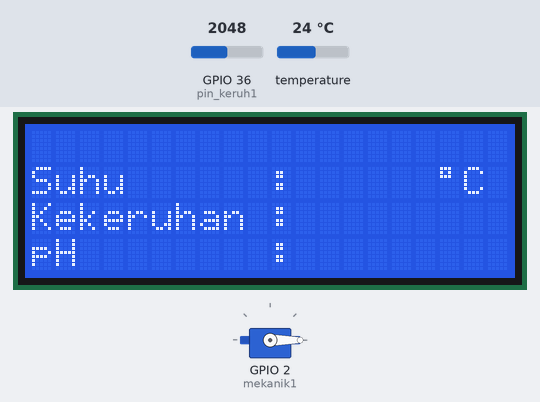
Bench run of a sketch on a simulated ESP32. Shown: 20×4 character LCD, servo. Inputs (shaded band) come from the test bench; at power-on: temperature 24 °C, GPIO 36 (pin_keruh1) = 2048. The local clock reads 2024-03-15 10:24:30 at power-on unless the sketch sets it; what the sketch prints to the serial monitor is not drawn.

Above: at 4.3 s.
4.4 s: temperature set to 12 °C
At 5.5 s:
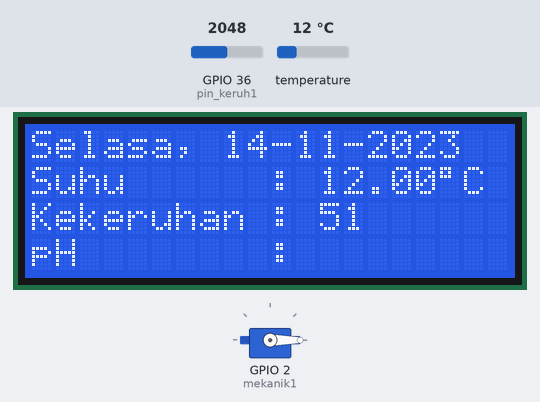
7.0 s: GPIO 36 (pin_keruh1) set to 2866
10.0 s: temperature set to 19 °C
At 11.0 s:
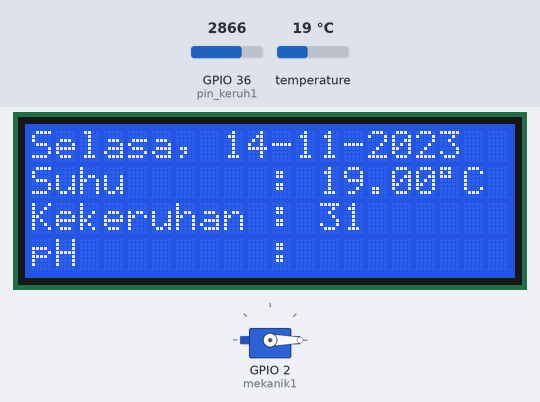
12.6 s: GPIO 36 (pin_keruh1) set to 3603
At 14.3 s:
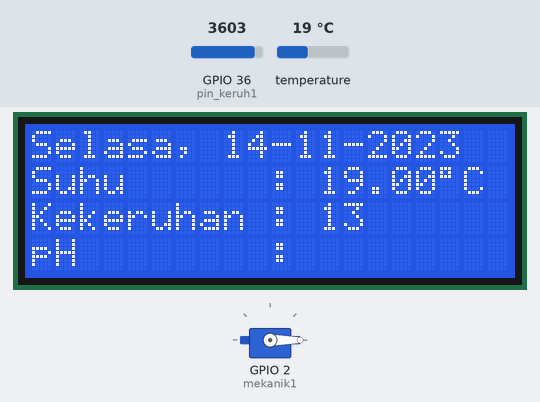
15.4 s: temperature set to 28 °C
At 16.5 s:
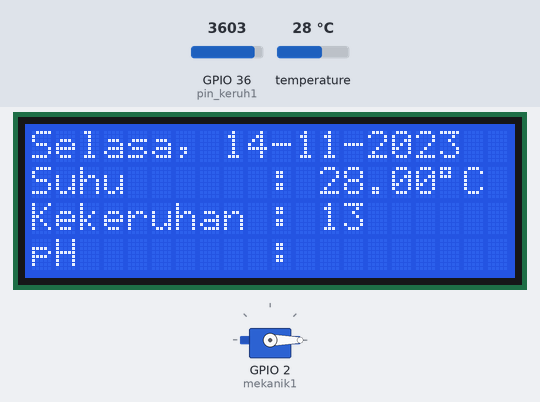
18.0 s: GPIO 36 (pin_keruh1) set to 2047
At 19.7 s:
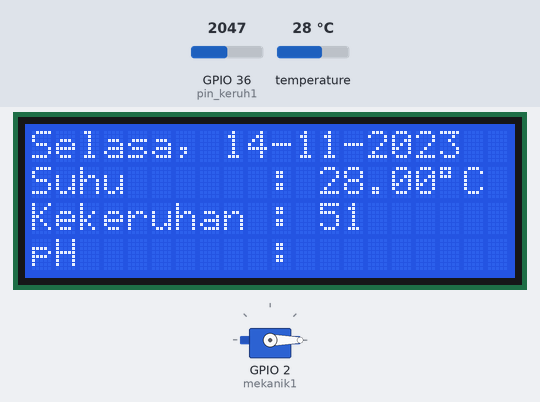
Timing chart, 0 to 21.2 s (numbered marks = the images above; inputs shaded):
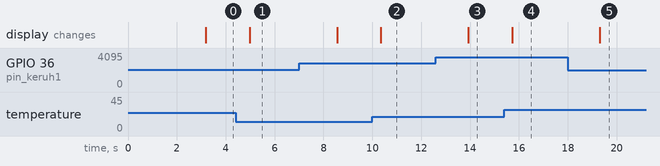

Measured:
- after the input at 4.4 s, the display: changes after 0.57 s (image 1)
- after the input at 10.0 s, the display: changes after 0.35 s (image 2)
- after the input at 12.6 s, the display: changes after 1.3 s (image 3)
- after the input at 15.4 s, the display: changes after 0.32 s (image 4)
- after the input at 18.0 s, the display: changes after 1.3 s (image 5)

The sketch:

test_keruh.ino
```cpp
#include <Wire.h>
#include <LiquidCrystal_I2C.h>
#include "RTClib.h"
#include <ESP32Servo.h>
#include <OneWire.h>
#include <DallasTemperature.h>

LiquidCrystal_I2C lcd(0x27, 20, 4);

// RTC DS3231
RTC_DS3231 rtc;

char dataHari[7][12] = {"Minggu", "Senin", "Selasa", "Rabu", "Kamis", "Jumat", "Sabtu"};
String hari;
int tanggal, bulan, tahun, jam, menit, detik;

// Servo
Servo mekanik1;

// Sensor Suhu DS18B20
#define ONE_WIRE_BUS1 5

// Inisialisasi objek OneWire dan DallasTemperature
OneWire oneWire1(ONE_WIRE_BUS1);
DallasTemperature sensorSuhu1(&oneWire1);

float suhukolam1;

// Sensor Turbidity SEN0189
const int pin_keruh1 = 36;

int nilai_analog_keruh1;
int kolam1;
int keruhkolam1;

void setup() {
  // put your setup code here, to run once:
  Serial.begin(9600);

  // Sensor
  sensorSuhu1.begin();
  pinMode(pin_keruh1, INPUT);

  Wire.begin(21, 22);
  lcd.init();
  lcd.backlight();

  if (! rtc.begin()) {
    Serial.println("RTC Tidak Ditemukan");
    Serial.flush();
    abort();
  }

  rtc.adjust(DateTime(F(__DATE__), F(__TIME__)));

  // Aktuator
  mekanik1.attach(2); // Hubungkan servo ke pin D2 pada ESP32
  mekanik1.write(0);

  lcd.setCursor(5, 0);
  lcd.print("WELCOME!!!");
  lcd.setCursor(2, 1);
  lcd.print("SMART AQUACULTURE");
  lcd.setCursor(0, 2);
  lcd.print("CONTROL & MONITORING");
  lcd.setCursor(2, 3);
  lcd.print("FOR WATER QUALITY");
  delay(3000);
  lcd.clear();

  lcd.setCursor(0, 1);
  lcd.print("Suhu      :  ");
  lcd.setCursor (17, 1);
  lcd.print ((char)223);
  lcd.print ("C");
  lcd.setCursor(0, 2);
  lcd.print("Kekeruhan : ");
  lcd.setCursor(0, 3);
  lcd.print("pH        :   ");
}

void loop() {
  // put your main code here, to run repeatedly.

  bacartc();

  if (jam == 19 && menit == 54 && detik == 30) {
    servoputar(10);
  }

  if (jam == 19 && menit == 55 && detik == 30) {
    servoputar(10);
  }

  suhukolam1 = bacasuhu1();
  // Kekeruhan
  keruhkolam1 = bacakeruh1();

  lcd.setCursor(0, 0);
  lcd.print(String() + hari + ", " + tanggal + "-" + bulan + "-" + tahun);
  lcd.setCursor(12, 1);
  lcd.print (suhukolam1);
  lcd.setCursor(12, 2);
  lcd.print(keruhkolam1);
}

float bacasuhu1() {
  sensorSuhu1.requestTemperatures();
  float suhu1 = sensorSuhu1.getTempCByIndex(0);
  return suhu1;
}

int bacakeruh1() {
  nilai_analog_keruh1 = analogRead(pin_keruh1) / 4;
  kolam1 = map(nilai_analog_keruh1, 0, 1023, 100, 1);
  return kolam1;
}

void bacartc() {
  DateTime now = rtc.now();
  hari    = dataHari[now.dayOfTheWeek()];
  tanggal = now.day(), DEC;
  bulan   = now.month(), DEC;
  tahun   = now.year(), DEC;
  jam     = now.hour(), DEC;
  menit   = now.minute(), DEC;
  detik   = now.second(), DEC;

  Serial.println(String() + hari + ", " + tanggal + "-" + bulan + "-" + tahun);
  Serial.println(String() + jam + ":" + menit + ":" + detik);
  delay(1000);
}

void servoputar(int jumlah) {
  for (int i = 1; i <= jumlah; i++) {
    mekanik1.write(180);
    delay(100);
    mekanik1.write(0);
    delay(100);
  }
}
```
